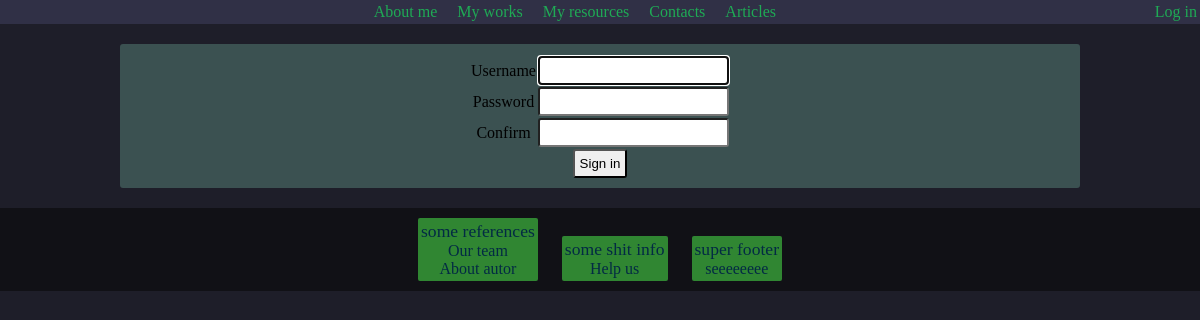
Page /accounts/registration/ on the committed database.
### articles/models.py (models this page shows, shortened)
class MainMenuElementModel(models.Model):
    ref = models.CharField(max_length=30)
    text = models.CharField(max_length=20)
    class Meta:
        verbose_name_plural = 'Элементы навигации хедера'
        verbose_name = 'Элемент навигации хедера'

class FooterBlockModel(models.Model):
    name = models.CharField(max_length=20, default='defaultName')
    class Meta:
        verbose_name_plural = 'Блоки в футере'
        verbose_name = 'Блок в футере'

class FooterContentModel(models.Model):
    text = models.CharField(max_length=20)
    ref = models.CharField(max_length=30)
    footerBlock = models.ForeignKey(FooterBlockModel, on_delete=models.CASCADE)
    class Meta:
        verbose_name_plural = 'Элементы блока в футере'
        verbose_name = 'Элемент блока в футере'

### accounts/views.py (the view)
# urls.py: path('registration/', registrate, name='register_user'),
def registrate(request):
    menu = getMenu()
    footer = getFooter()
    if request.method == 'POST':
        form = UserCreationForm(request.POST)
        registration_form_template_path = os.path.join(REGISTRATION_DIR, 'registration_form.html')
        registration_complete_template_path = os.path.join(REGISTRATION_DIR, 'registration_complete.html')
        if form.is_valid():
            form.save()
            return render(request, registration_complete_template_path, {'menu': menu,
                                                                         'footer': footer})
        else:
            return render(request, registration_form_template_path, {'create_user_form': form,
                                                                     'menu': menu,
                                                                     'footer': footer})
    else:
        registration_form_template_path = os.path.join(REGISTRATION_DIR, 'registration_form.html')
        userCreationForm = UserCreationForm()
        return render(request, registration_form_template_path, {'create_user_form': userCreationForm,
                                                                        'menu': menu,
                                                                        'footer': footer})

### articles/db_getters.py (called while the page is built)
def getMenu():
    try:
        print(10*"=" + "MENU" + 10*"=")
        menu = MainMenuElementModel.objects.all()
    except ObjectDoesNotExist:
        raise CantGetMenu()
    except BaseException:
        raise Shit()
    else:
        return menu

def getFooter():
    try:
        print(10*"=" + "FOOTER" + 10*"=")
        result = {}
        footerBlocks = FooterBlockModel.objects.all()
        allFooterContent = FooterContentModel.objects.all()
        size = footerBlocks.count()
        i = 0
        while i < size:
            footerContent = allFooterContent.filter(footerBlock=footerBlocks[i])
            footerElement = {'name': footerBlocks[i].name,
                             'content': footerContent}
            result[i] = footerElement
            i += 1
        return result
    except NameError:
        raise MyBad()
    except IndexError:
        raise NoFooter()
    except ObjectDoesNotExist:
        raise NoFooter()

### templates/registration/registration_form.html (shortened to what this page needs)
{% extends 'registration/registration_base.html' %}
{% load static %}
{% block registration_content %}
<form method="POST">
    <table class="register_form">
        <tr>
            <td>Username</td>
            <td>{{ create_user_form.username }}</td>
        </tr>
        <tr>
            <td>Password</td>
            <td>{{ create_user_form.password1 }}</td>
        </tr>
        <tr>
            <td>Confirm</td>
            <td>{{ create_user_form.password2 }}</td>
        </tr>
    </table>
    <input type="submit" value="Sign in">
</form>
{% endblock %}

### templates/footer.html
{% extends 'header.html' %}
{% load static %}
{% block footer %}
        <div class="footer_wrapper">
            <div class="footer">
                {% for ind,footerBlock in footer.items %}
                <div class="footer_element">
                    <div class="footer_title_wrapper">
                        <span class="footer_title">{{ footerBlock.name }}</span>
                    </div>
                {% for footerString in footerBlock.content %}
                    <div class="footer_text_wrapper">
                        <span class="footer_text">{{ footerString.text }}</span>
                    </div>
                {% endfor %}
                </div>
                {% endfor %}
            </div>
        </div>
{% endblock %}

### templates/header.html (shortened to what this page needs)
{% extends 'base.html' %}
{% load static %}
{% block head %}
        <link rel="stylesheet" href="{% static 'main_blog.css' %}">
{% endblock %}
{% block header %}
        <div class="header_wrapper">
            {% for ref in menu %}
            <div id="{{ ref.ref }}" class="header_ref_wrapper">
                <span class="header_text">{{ ref.text }}</span>
            </div>
            {% endfor %}
            <div class="auth">
              {% if user.is_authenticated %}
                <div class="login_nav_wrapper">
                    <ul class="login_nav">
                        <li class="user_name">{{ user.get_username }}</li>
                        <li class="log_out_nav"><a class="log_out_nav_ref" href="{% url 'accounts:logout' %}">Log out</a></li>
                    </ul>
                </div>
                {% else %}
                <div class="login_ref_wrapper">
                    <a class="login_ref" href="{% url 'accounts:login' %}">Log in</a>
                </div>
            {% endif %}
            </div>
        </div>
{% endblock %}

### static/main_blog.css (style rules this page uses)
* { box-sizing: border-box; margin : 0px; padding : 0px; }
body { background-color: #1e1e29; margin : 0px; }
.header_wrapper { background-color: rgba(54, 54, 80, 0.74); min-height: 10%; width : 100%; text-align: center; position: sticky; }
.header_ref_wrapper { display: inline-block; margin : auto 5px auto 5px; padding : 3px; color: #1faa55; transition : all 0.2s; }
.auth { padding : 3px; padding-left : 5px; float : right; border-radius : 3px; }
.login_ref { text-decoration : none; color : #1faa55; }
input { border-radius: 3px; padding : 5px; }
input[type=submit] { display : inline; margin : auto; }
.footer_wrapper { text-align: center; }
.footer { margin : auto; background-color: rgb(17, 17, 22); text-align: center; }
.footer_element { margin : 10px; color : #032a44; padding : 3px; border-radius: 2px; display: inline-block; background-color: rgba(71, 217, 71, 0.59); height: 100%; }
.footer_title { font-size : 1.1em; }
.register_form { margin : auto; }

### rows in the picture
MainMenuElementModel: text "About me"
MainMenuElementModel: text "My works"
MainMenuElementModel: text "My resources"
MainMenuElementModel: text "Contacts"
MainMenuElementModel: text "Articles"
FooterBlockModel: name "some references"
FooterContentModel: text "Our team"
FooterContentModel: text "About autor"
FooterBlockModel: name "some shit info"
FooterContentModel: text "Help us"
FooterBlockModel: name "super footer"
FooterContentModel: text "seeeeeeee"
